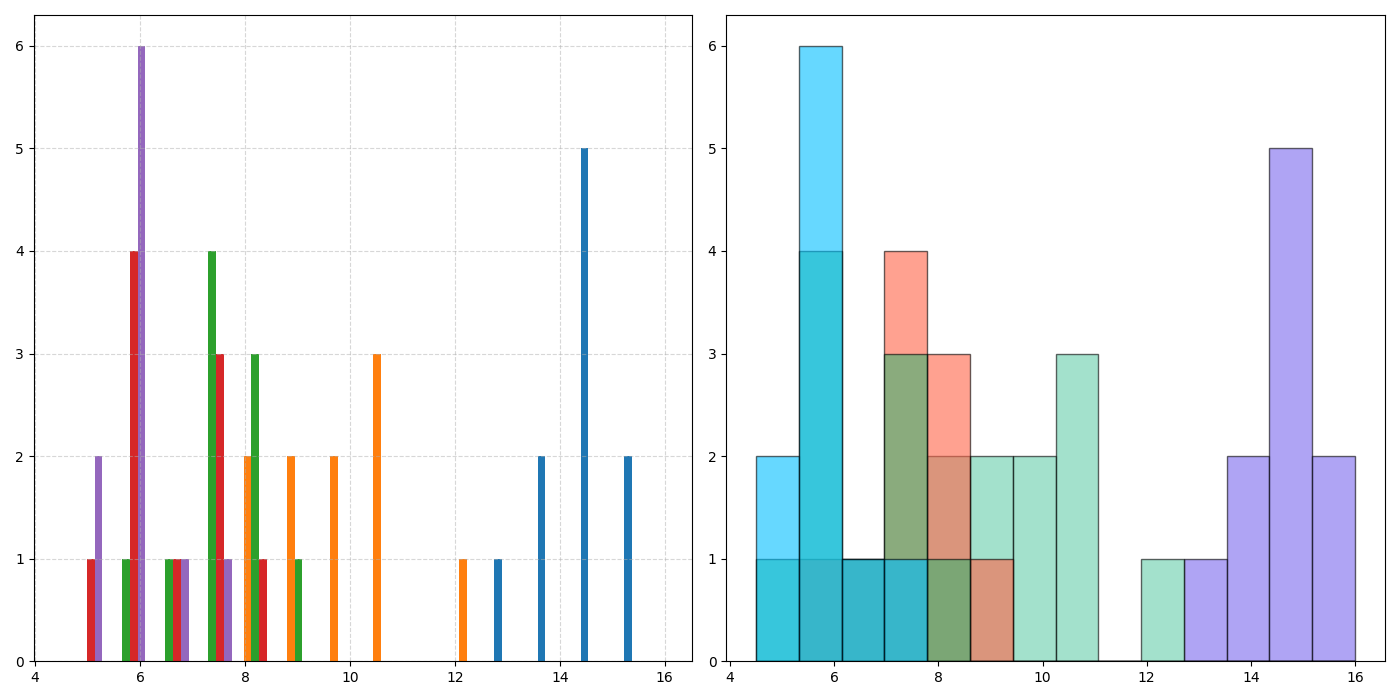

The script that drew this image:
import matplotlib.pyplot as plt
import numpy as np

infant_sleep = [14, 15, 13.5, 14, 16, 14.5, 15, 14.5, 15, 16] 
child_sleep = [10, 11, 9, 10, 8.5, 9, 10.5, 11, 12, 8]
teen_sleep = [7, 8, 7.5, 7, 6.5, 8, 9, 7, 6, 8.5]
adult_sleep = [6, 6.5, 7, 5.5, 7.5, 6, 7, 8, 6, 5]
senior_sleep = [5.5, 6, 6.5, 5, 6, 7, 5.5, 6, 5, 6]

fig, (ax2, ax1) = plt.subplots(nrows=1, ncols=2, figsize=(14, 7))

bins = np.linspace(4.5, 16, 15)
# New colors to replace original ones
new_colors = ['mediumslateblue', 'mediumaquamarine', 'tomato', 'mediumseagreen', 'deepskyblue']
ax2.hist([infant_sleep, child_sleep, teen_sleep, adult_sleep, senior_sleep], 
         bins=bins, rwidth=0.9)
ax2.grid(True, alpha=0.5, linestyle='--')

for i, data in enumerate([infant_sleep, child_sleep, teen_sleep, adult_sleep, senior_sleep]):
    ax1.hist(data, bins=bins, alpha=0.6, color=new_colors[i], edgecolor='black')

plt.tight_layout()
plt.show()
